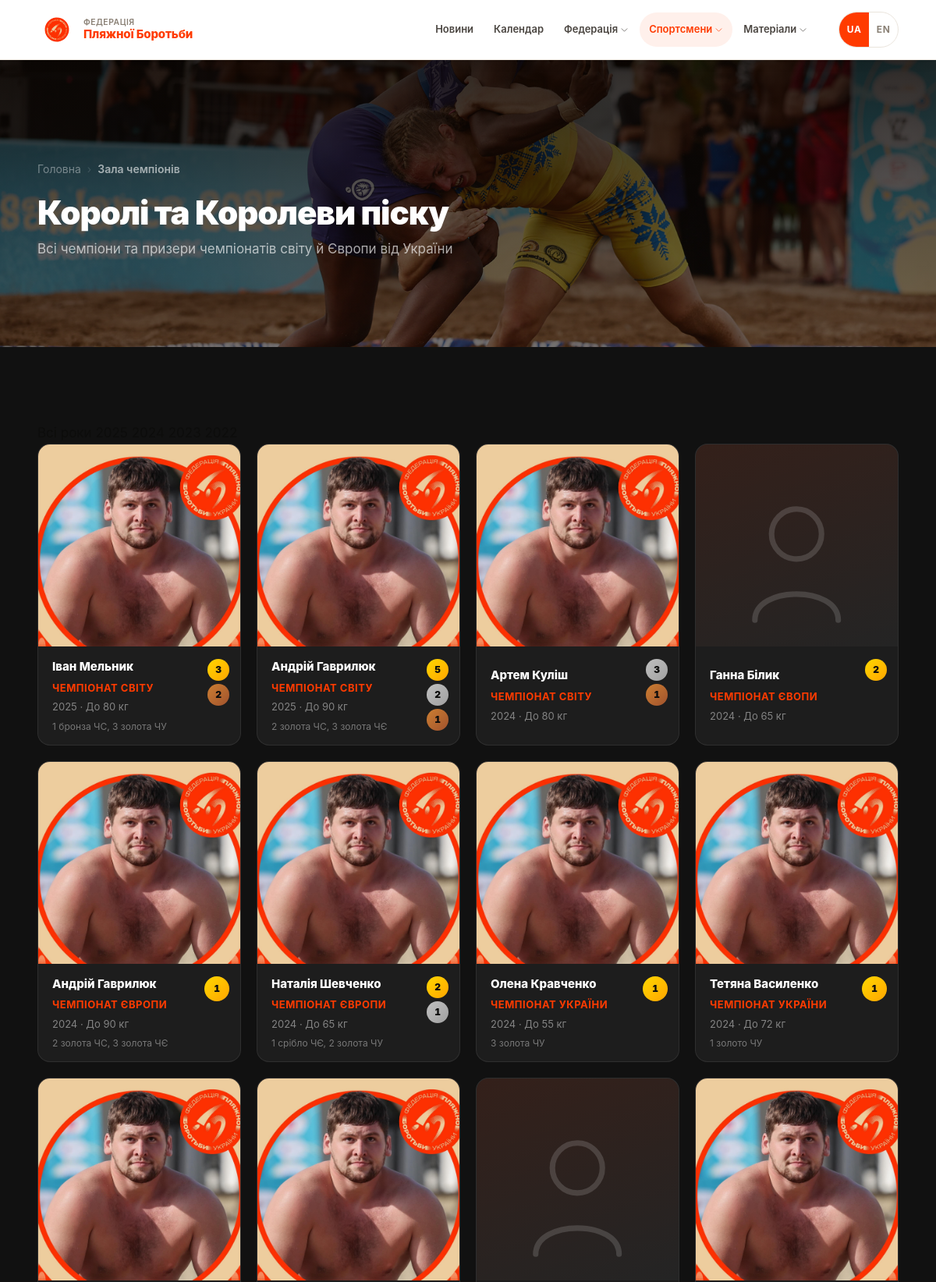
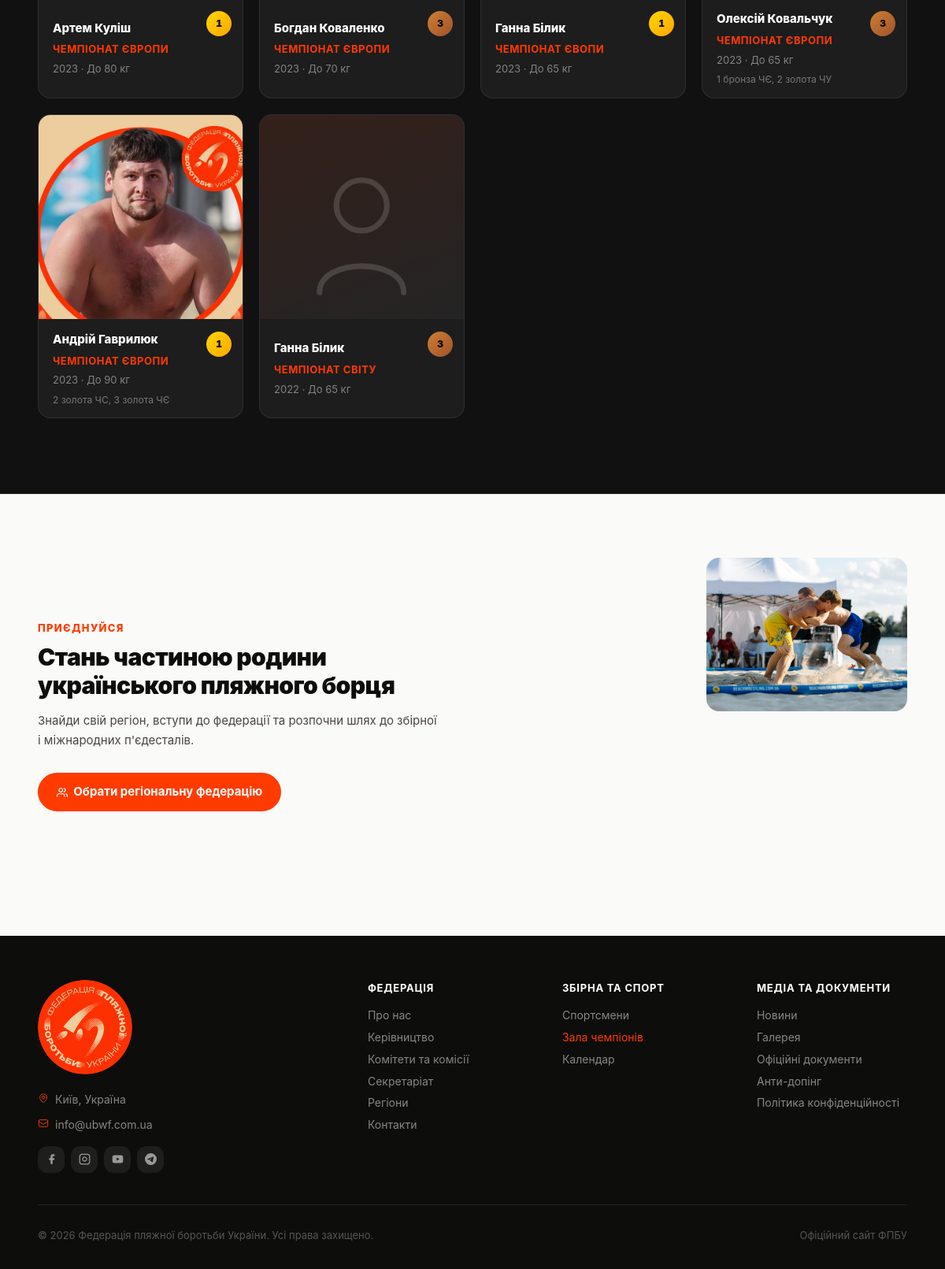
The page /champions on the database its author committed (2 pictures, top to bottom).
### tables this page shows
CREATE TABLE champions (
        id INTEGER PRIMARY KEY AUTOINCREMENT,
        name TEXT NOT NULL,
        name_en TEXT,
        year INTEGER NOT NULL,
        competition TEXT NOT NULL,
        competition_en TEXT,
        medal TEXT DEFAULT 'gold',
        age_group TEXT DEFAULT 'Senior',
        weight_class TEXT,
        gender TEXT DEFAULT 'M',
        photo TEXT,
        total_medals TEXT,
        sort_order INTEGER DEFAULT 0
    , gold_count INTEGER DEFAULT 0, silver_count INTEGER DEFAULT 0, bronze_count INTEGER DEFAULT 0);

### app.py (the view)
@app.route('/champions')
def champions():
    years      = db.get_champion_years()
    sel_year   = request.args.get('year', type=int)
    age_group  = request.args.get('age')
    champs     = db.get_champions(year=sel_year, age_group=age_group)
    return render_template('champions.html', champions=champs, years=years,
                           selected_year=sel_year, selected_age=age_group)

### app.py (called while the page is built)
@app.before_request
def set_language():
    lang = request.cookies.get('lang', 'uk')
    g.lang = lang if lang in SUPPORTED_LANGS else 'uk'
    g.t    = make_t(g.lang)

@app.template_filter('lf')
def lang_field(row, field):
    if g.lang == 'en':
        try:
            v = row[field + '_en']
            if v: return v
        except (KeyError, IndexError, TypeError):
            pass
    try:
        return row[field]
    except (KeyError, IndexError, TypeError):
        return ''

@app.template_filter('wt')
def translate_weight(wc):
    if not wc or g.lang != 'en':
        return wc or ''
    result = wc
    for uk, en in _WT_UK.items():
        result = result.replace(uk, en)
    return result

@app.template_filter('tmedals')
def translate_medals(text):
    if not text or g.lang != 'en':
        return text or ''
    result = text
    for uk, en in _MEDAL_UK:
        result = result.replace(uk, en)
    return result

@app.context_processor
def inject_globals():
    return {
        'current_year': datetime.today().year,
        'lang': g.lang,
        't': g.t,
        'icon': _icon,
    }

def _fix_text_node(text):
    text = _PREP_RE.sub(lambda m: m.group(1) + ' ', text)
    text = _YEAR_RE.sub(r'\1 \2', text)
    return text

### db.py (called while the page is built)
def get_db():
    conn = sqlite3.connect(DB_PATH)
    conn.row_factory = sqlite3.Row
    conn.execute("PRAGMA journal_mode=WAL")
    return conn

def get_champions(year=None, gender=None, age_group=None):
    conn = get_db()
    q, params = "SELECT * FROM champions", []
    conds = []
    if year:      conds.append("year = ?");       params.append(year)
    if gender:    conds.append("gender = ?");     params.append(gender)
    if age_group: conds.append("age_group = ?");  params.append(age_group)
    if conds: q += " WHERE " + " AND ".join(conds)
    q += " ORDER BY year DESC, sort_order"
    rows = conn.execute(q, params).fetchall()
    conn.close()
    return rows

def get_champion_years():
    conn = get_db()
    rows = conn.execute("SELECT DISTINCT year FROM champions ORDER BY year DESC").fetchall()
    conn.close()
    return [r['year'] for r in rows]

### translations.py (called while the page is built)
def make_t(lang):
    d = TRANSLATIONS.get(lang, UK)
    def t(key):
        return d.get(key, UK.get(key, key))
    return t

### templates/champions.html (shortened to what this page needs)
{% extends "base.html" %}
{% block content %}
<div class="page-hero page-hero--dark page-hero--champions">
    <div class="container">
        <nav class="breadcrumb">
            <a href="/" class="nav-link">{{ t('nav.home') }}</a>
            <span class="sep">›</span>
            <span class="cur">{{ 'Hall of Champions' if lang == 'en' else 'Зала чемпіонів' }}</span>
        </nav>
        <h1 class="page-hero-title">{{ 'Kings and Queens of the Sand' if lang == 'en' else 'Королі та Королеви піску' }}</h1>
        <p class="page-hero-desc">{{ 'All World and European Champions from Ukraine' if lang == 'en' else 'Всі чемпіони та призери чемпіонатів світу й Європи від України' }}</p>
    </div>
</div>
<section class="section champs-page" style="background:#111;">
    <div class="container">
        {% if years %}
        <div class="year-filter" id="champions-filter">
            <a href="/champions" class="year-pill nav-link {% if not selected_year %}active{% endif %}">
            </a>
            {% for y in years %}
            <a href="/champions?year={{ y }}" class="year-pill nav-link {% if selected_year == y %}active{% endif %}">{{ y }}</a>
            {% endfor %}
        </div>
        {% endif %}
        {% if champions %}
        <div class="grid-4">
            {% for c in champions %}
            <div class="champion-card">
                <div class="champion-photo">
                    {% if c.photo %}<img src="{{ url_for('static', filename='uploads/' + c.photo) }}" alt="{{ c.name }}">
                    {% else %}
                    <svg viewBox="0 0 80 100" fill="none"><circle cx="40" cy="28" r="18" stroke="currentColor" stroke-width="4"/><path d="M10 90 C10 65 70 65 70 90" stroke="currentColor" stroke-width="4" stroke-linecap="round"/></svg>
                    {% endif %}
                </div>
                <div class="champion-body">
                    <div class="champion-text">
                        <div class="champion-name">{{ c | lf('name') }}</div>
                        <div class="champion-comp">{{ c | lf('competition') }}</div>
                        <div class="champion-year">
                            {{ c.year }}{% if c.weight_class %} · {{ c.weight_class | wt }}{% endif %}
                        </div>
                        {% if c.total_medals %}<div class="champion-medals">{{ c.total_medals | tmedals }}</div>{% endif %}
                    </div>
                    {% if c.gold_count or c.silver_count or c.bronze_count %}
                    <div class="champion-medals-group">
                        {% if c.gold_count %}<div class="champion-medal medal-gold">{{ c.gold_count }}</div>{% endif %}
                        {% if c.silver_count %}<div class="champion-medal medal-silver">{{ c.silver_count }}</div>{% endif %}
                        {% if c.bronze_count %}<div class="champion-medal medal-bronze">{{ c.bronze_count }}</div>{% endif %}
                    </div>
                    {% else %}
                    <div class="champion-medal medal-{{ c.medal }}">{{ '1' if c.medal == 'gold' else ('2' if c.medal == 'silver' else '3') }}</div>
                    {% endif %}
                </div>
            </div>
            {% endfor %}
        </div>
        {% else %}
        <div class="empty-state" style="color:rgba(255,255,255,0.3);">
            <p>{{ 'No records for selected filters.' if lang == 'en' else 'Немає записів за обраними фільтрами.' }}</p>
        </div>
        {% endif %}
    </div>
</section>
<section class="cta-section">
    <div class="container">
        <div class="cta-grid">
            <div class="cta-content">
                <div class="section-eyebrow">{{ 'Join us' if lang == 'en' else 'Приєднуйся' }}</div>
                <h2 class="cta-title">{{ 'Become part of the Ukrainian beach wrestling family' if lang == 'en' else 'Стань частиною родини українського пляжного борця' }}</h2>
                <p class="cta-desc">
                </p>
                <div>
                    <a href="/regions" class="btn btn-brand nav-link">
                        <svg width="14" height="14" viewBox="0 0 24 24" fill="none" stroke="currentColor" stroke-width="2" stroke-linecap="round" stroke-linejoin="round"><path d="M17 21v-2a4 4 0 0 0-4-4H5a4 4 0 0 0-4 4v2"/><circle cx="9" cy="7" r="4"/><path d="M23 21v-2a4 4 0 0 0-3-3.87"/><path d="M16 3.13a4 4 0 0 1 0 7.75"/></svg>
                        {{ 'Choose a Regional Federation' if lang == 'en' else 'Обрати регіональну федерацію' }}
                    </a>
                </div>
            </div>
            <div class="cta-collage">
                <div class="cta-photo cta-photo-tall" style="background-image:url('{{ url_for('static', filename='uploads/gallery/IMG_8836.JPG') }}');"></div>
                <div class="cta-photo" style="background-image:url('{{ url_for('static', filename='uploads/gallery/IMG_9429.JPG') }}');"></div>
                <div class="cta-photo" style="background-image:url('{{ url_for('static', filename='uploads/gallery/IMG_9975.JPG') }}');"></div>
            </div>
        </div>
    </div>
</section>
{% endblock %}

### rows shown on the page
champions: photo (picture), name "Іван Мельник", competition "ЧЕМПІОНАТ СВІТУ", year "2025", weight_class|wt "До 80 кг", total_medals|tmedals "1 бронза ЧС, 3 золота ЧУ", gold_count "3", bronze_count "2"
champions: photo (picture), name "Андрій Гаврилюк", competition "ЧЕМПІОНАТ СВІТУ", year "2025", weight_class|wt "До 90 кг", total_medals|tmedals "2 золота ЧС, 3 золота ЧЄ", gold_count "5", silver_count "2", bronze_count "1"
champions: photo (picture), name "Артем Куліш", competition "ЧЕМПІОНАТ СВІТУ", year "2024", weight_class|wt "До 80 кг", silver_count "3", bronze_count "1"
champions: name "Ганна Білик", competition "ЧЕМПІОНАТ ЄВОПИ", year "2024", weight_class|wt "До 65 кг", gold_count "2"
champions: photo (picture), name "Андрій Гаврилюк", competition "ЧЕМПІОНАТ ЄВРОПИ", year "2024", weight_class|wt "До 90 кг", total_medals|tmedals "2 золота ЧС, 3 золота ЧЄ", medal "1"
champions: photo (picture), name "Наталія Шевченко", competition "ЧЕМПІОНАТ ЄВРОПИ", year "2024", weight_class|wt "До 65 кг", total_medals|tmedals "1 срібло ЧЄ, 2 золота ЧУ", gold_count "2", silver_count "1"
champions: photo (picture), name "Олена Кравченко", competition "ЧЕМПІОНАТ УКРАЇНИ", year "2024", weight_class|wt "До 55 кг", total_medals|tmedals "3 золота ЧУ", medal "1"
champions: photo (picture), name "Тетяна Василенко", competition "ЧЕМПІОНАТ УКРАЇНИ", year "2024", weight_class|wt "До 72 кг", total_medals|tmedals "1 золото ЧУ", medal "1"
champions: photo (picture), name "Артем Куліш", competition "ЧЕМПІОНАТ ЄВРОПИ", year "2023", weight_class|wt "До 80 кг", medal "1"
champions: photo (picture), name "Богдан Коваленко", competition "ЧЕМПІОНАТ ЄВРОПИ", year "2023", weight_class|wt "До 70 кг", medal "3"
champions: name "Ганна Білик", competition "ЧЕМПІОНАТ ЄВОПИ", year "2023", weight_class|wt "До 65 кг", medal "1"
champions: photo (picture), name "Олексій Ковальчук", competition "ЧЕМПІОНАТ ЄВРОПИ", year "2023", weight_class|wt "До 65 кг", total_medals|tmedals "1 бронза ЧЄ, 2 золота ЧУ", medal "3"
champions: photo (picture), name "Андрій Гаврилюк", competition "ЧЕМПІОНАТ ЄВРОПИ", year "2023", weight_class|wt "До 90 кг", total_medals|tmedals "2 золота ЧС, 3 золота ЧЄ", medal "1"
champions: name "Ганна Білик", competition "ЧЕМПІОНАТ СВІТУ", year "2022", weight_class|wt "До 65 кг", medal "3"

### other values the page prints
{{ 'Federation' if lang == 'en' else 'Федерація' }} "ФЕДЕРАЦІЯ"
{{ 'Beach Wrestling' if lang == 'en' else 'Пляжної Боротьби' }} "Пляжної Боротьби"
{{ t('nav.news') }} "Новини"
{{ t('nav.calendar') }} "Календар"
{{ t('nav.federation') }} "Федерація"
{{ t('nav.athletes') }} "Спортсмени"
{{ 'Materials' if lang == 'en' else 'Матеріали' }} "Матеріали"
{{ t('nav.home') }} "Головна"
{{ 'Hall of Champions' if lang == 'en' else 'Зала чемпіонів' }} "Зала чемпіонів"
{{ 'Join us' if lang == 'en' else 'Приєднуйся' }} "ПРИЄДНУЙСЯ"
{{ 'Kyiv, Ukraine' if lang == 'en' else 'Київ, Україна' }} "Київ, Україна"
{{ t('footer.federation') }} "ФЕДЕРАЦІЯ"
{{ t('nav.fed.about') }} "Про нас"
{{ t('nav.fed.leadership') }} "Керівництво"
{{ t('nav.fed.committees') }} "Комітети та комісії"
